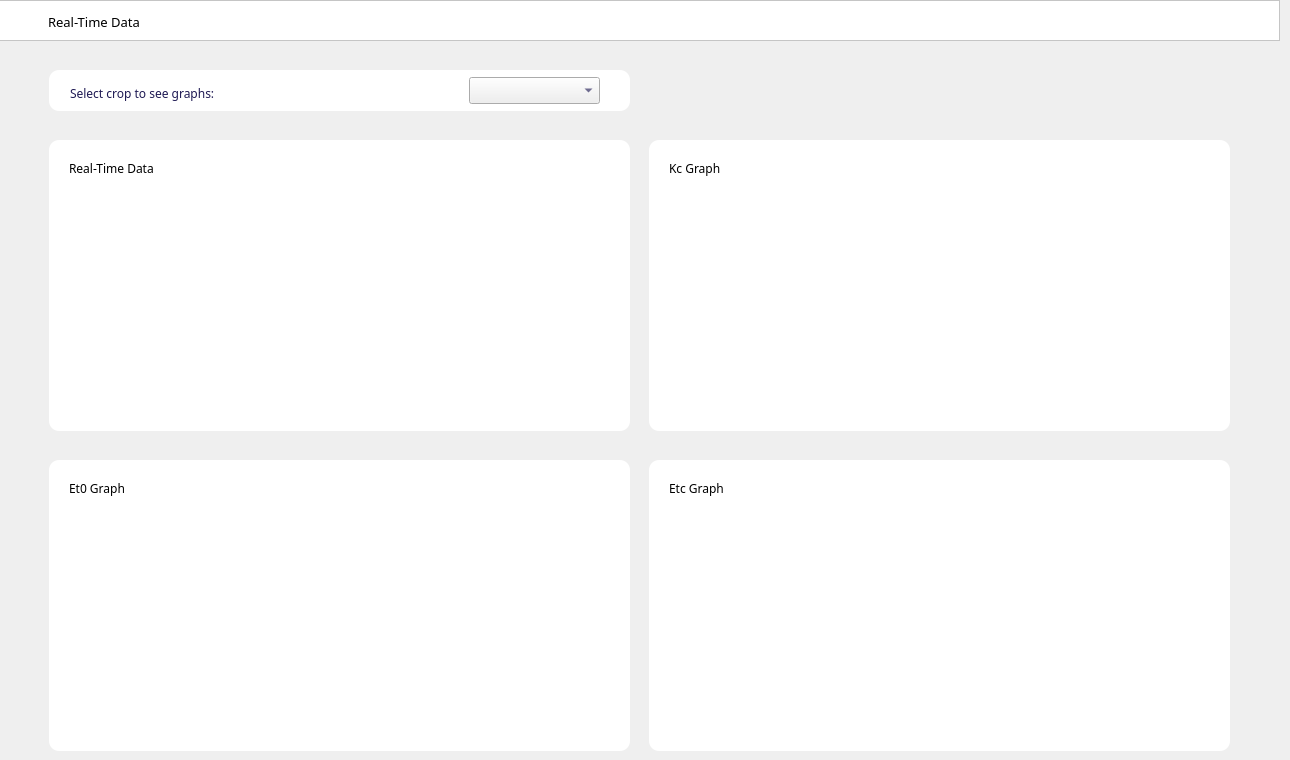
      <widget class="QWidget" name="report_page">
       <widget class="QFrame" name="frame_17">
        <property name="geometry">
         <rect>
          <x>49</x>
          <y>140</y>
          <width>581</width>
          <height>291</height>
         </rect>
        </property>
        <property name="font">
         <font>
          <pointsize>8</pointsize>
         </font>
        </property>
        <property name="styleSheet">
         <string notr="true">QFrame{
background-color: rgb(255, 255, 255);
border-radius:10px;

}</string>
        </property>
        <property name="frameShape">
         <enum>QFrame::StyledPanel</enum>
        </property>
        <property name="frameShadow">
         <enum>QFrame::Raised</enum>
        </property>
        <widget class="QLabel" name="label_41">
         <property name="geometry">
          <rect>
           <x>20</x>
           <y>20</y>
           <width>111</width>
           <height>16</height>
          </rect>
         </property>
         <property name="font">
          <font>
           <family>Poppins SemiBold</family>
           <pointsize>9</pointsize>
          </font>
         </property>
         <property name="text">
          <string>Real-Time Data</string>
         </property>
        </widget>
        <widget class="QFrame" name="frame_19">
         <property name="geometry">
          <rect>
           <x>520</x>
           <y>0</y>
           <width>61</width>
           <height>61</height>
          </rect>
         </property>
         <property name="styleSheet">
          <string notr="true">background: transparent;
background-image: url(F:/books/agriculture project/desktop app/agri/icons8-combo-chart-30.png);
background-position: center;
background-repeat: no-repeat;</string>
         </property>
         <property name="frameShape">
          <enum>QFrame::StyledPanel</enum>
         </property>
         <property name="frameShadow">
          <enum>QFrame::Raised</enum>
         </property>
        </widget>
        <widget class="QWidget" name="widget" native="true">
         <property name="geometry">
          <rect>
           <x>20</x>
           <y>70</y>
           <width>541</width>
           <height>201</height>
          </rect>
         </property>
        </widget>
        <widget class="QFrame" name="frame_20">
         <property name="geometry">
          <rect>
           <x>10</x>
           <y>60</y>
           <width>561</width>
           <height>221</height>
          </rect>
         </property>
         <property name="frameShape">
          <enum>QFrame::StyledPanel</enum>
         </property>
         <property name="frameShadow">
          <enum>QFrame::Raised</enum>
         </property>
         <widget class="QWidget" name="gridLayoutWidget_2">
          <property name="geometry">
           <rect>
            <x>-1</x>
            <y>0</y>
            <width>561</width>
            <height>221</height>
           </rect>
          </property>
          <layout class="QGridLayout" name="gridLayout_2">
           <property name="sizeConstraint">
            <enum>QLayout::SetDefaultConstraint</enum>
           </property>
           <property name="leftMargin">
            <number>0</number>
           </property>
           <property name="horizontalSpacing">
            <number>6</number>
           </property>
          </layout>
         </widget>
        </widget>
        <zorder>label_41</zorder>
        <zorder>frame_19</zorder>
        <zorder>frame_20</zorder>
        <zorder>widget</zorder>
       </widget>
       <widget class="QFrame" name="frame_21">
        <property name="geometry">
         <rect>
          <x>49</x>
          <y>70</y>
          <width>581</width>
          <height>41</height>
         </rect>
        </property>
        <property name="styleSheet">
         <string notr="true">QFrame{
background-color:rgb(255, 255, 255);
color: rgb(30, 25, 83);
border-radius:10px;
}</string>
        </property>
        <property name="frameShape">
         <enum>QFrame::StyledPanel</enum>
        </property>
        <property name="frameShadow">
         <enum>QFrame::Raised</enum>
        </property>
        <widget class="QComboBox" name="crop_data_select">
         <property name="geometry">
          <rect>
           <x>420</x>
           <y>7</y>
           <width>131</width>
           <height>27</height>
          </rect>
         </property>
         <property name="styleSheet">
          <string notr="true">color:rgb(30, 25, 83)</string>
         </property>
        </widget>
        <widget class="QLabel" name="label_49">
         <property name="geometry">
          <rect>
           <x>21</x>
           <y>13</y>
           <width>201</width>
           <height>20</height>
          </rect>
         </property>
         <property name="font">
          <font>
           <family>Poppins</family>
           <pointsize>9</pointsize>
          </font>
         </property>
         <property name="text">
          <string>Select crop to see graphs:</string>
         </property>
        </widget>
       </widget>
       <widget class="QFrame" name="frame_23">
        <property name="geometry">
         <rect>
          <x>49</x>
          <y>460</y>
          <width>581</width>
          <height>291</height>
         </rect>
        </property>
        <property name="styleSheet">
         <string notr="true">QFrame{
background-color: rgb(255, 255, 255);
border-radius:10px;

}</string>
        </property>
        <property name="frameShape">
         <enum>QFrame::StyledPanel</enum>
        </property>
        <property name="frameShadow">
         <enum>QFrame::Raised</enum>
        </property>
        <widget class="QLabel" name="label_50">
         <property name="geometry">
          <rect>
           <x>20</x>
           <y>20</y>
           <width>111</width>
           <height>16</height>
          </rect>
         </property>
         <property name="font">
          <font>
           <family>Poppins SemiBold</family>
           <pointsize>9</pointsize>
          </font>
         </property>
         <property name="text">
          <string>Et0 Graph</string>
         </property>
        </widget>
        <widget class="QFrame" name="frame_25">
         <property name="geometry">
          <rect>
           <x>520</x>
           <y>0</y>
           <width>61</width>
           <height>61</height>
          </rect>
         </property>
         <property name="styleSheet">
          <string notr="true">background: transparent;
background-image: url(F:/books/agriculture project/desktop app/agri/icons8-combo-chart-30.png);
background-position: center;
background-repeat: no-repeat;</string>
         </property>
         <property name="frameShape">
          <enum>QFrame::StyledPanel</enum>
         </property>
         <property name="frameShadow">
          <enum>QFrame::Raised</enum>
         </property>
        </widget>
        <widget class="QWidget" name="widget_3" native="true">
         <property name="geometry">
          <rect>
           <x>20</x>
           <y>70</y>
           <width>541</width>
           <height>201</height>
          </rect>
         </property>
        </widget>
        <widget class="QFrame" name="frame_22">
         <property name="geometry">
          <rect>
           <x>10</x>
           <y>60</y>
           <width>561</width>
           <height>221</height>
          </rect>
         </property>
         <property name="frameShape">
          <enum>QFrame::StyledPanel</enum>
         </property>
         <property name="frameShadow">
          <enum>QFrame::Raised</enum>
         </property>
         <widget class="QWidget" name="gridLayoutWidget_3">
          <property name="geometry">
           <rect>
            <x>-1</x>
            <y>0</y>
            <width>561</width>
            <height>221</height>
           </rect>
          </property>
          <layout class="QGridLayout" name="gridLayout_3">
           <property name="sizeConstraint">
            <enum>QLayout::SetDefaultConstraint</enum>
           </property>
           <property name="leftMargin">
            <number>0</number>
           </property>
           <property name="horizontalSpacing">
            <number>6</number>
           </property>
          </layout>
         </widget>
        </widget>
        <zorder>label_50</zorder>
        <zorder>frame_25</zorder>
        <zorder>frame_22</zorder>
        <zorder>widget_3</zorder>
       </widget>
       <widget class="QFrame" name="frame_26">
        <property name="geometry">
         <rect>
          <x>649</x>
          <y>140</y>
          <width>581</width>
          <height>291</height>
         </rect>
        </property>
        <property name="styleSheet">
         <string notr="true">QFrame{
background-color: rgb(255, 255, 255);
border-radius:10px;

}</string>
        </property>
        <property name="frameShape">
         <enum>QFrame::StyledPanel</enum>
        </property>
        <property name="frameShadow">
         <enum>QFrame::Raised</enum>
        </property>
        <widget class="QLabel" name="label_51">
         <property name="geometry">
          <rect>
           <x>20</x>
           <y>20</y>
           <width>111</width>
           <height>16</height>
          </rect>
         </property>
         <property name="font">
          <font>
           <family>Poppins SemiBold</family>
           <pointsize>9</pointsize>
          </font>
         </property>
         <property name="text">
          <string>Kc Graph</string>
         </property>
        </widget>
        <widget class="QFrame" name="frame_28">
         <property name="geometry">
          <rect>
           <x>520</x>
           <y>0</y>
           <width>61</width>
           <height>61</height>
          </rect>
         </property>
         <property name="styleSheet">
          <string notr="true">background: transparent;
background-image: url(F:/books/agriculture project/desktop app/agri/icons8-combo-chart-30.png);
background-position: center;
background-repeat: no-repeat;</string>
         </property>
         <property name="frameShape">
          <enum>QFrame::StyledPanel</enum>
         </property>
         <property name="frameShadow">
          <enum>QFrame::Raised</enum>
         </property>
        </widget>
        <widget class="QWidget" name="widget_2" native="true">
         <property name="geometry">
          <rect>
           <x>20</x>
           <y>70</y>
           <width>541</width>
           <height>201</height>
          </rect>
         </property>
        </widget>
        <widget class="QFrame" name="frame_24">
         <property name="geometry">
          <rect>
           <x>10</x>
           <y>60</y>
           <width>561</width>
           <height>221</height>
          </rect>
         </property>
         <property name="frameShape">
          <enum>QFrame::StyledPanel</enum>
         </property>
         <property name="frameShadow">
          <enum>QFrame::Raised</enum>
         </property>
         <widget class="QWidget" name="gridLayoutWidget_4">
          <property name="geometry">
           <rect>
            <x>-1</x>
            <y>0</y>
            <width>561</width>
            <height>221</height>
           </rect>
          </property>
          <layout class="QGridLayout" name="gridLayout_4">
           <property name="sizeConstraint">
            <enum>QLayout::SetDefaultConstraint</enum>
           </property>
           <property name="leftMargin">
            <number>0</number>
           </property>
           <property name="horizontalSpacing">
            <number>6</number>
           </property>
          </layout>
         </widget>
        </widget>
        <zorder>label_51</zorder>
        <zorder>frame_28</zorder>
        <zorder>frame_24</zorder>
        <zorder>widget_2</zorder>
       </widget>
       <widget class="QFrame" name="frame_29">
        <property name="geometry">
         <rect>
          <x>649</x>
          <y>460</y>
          <width>581</width>
          <height>291</height>
         </rect>
        </property>
        <property name="styleSheet">
         <string notr="true">QFrame{
background-color: rgb(255, 255, 255);
border-radius:10px;

}</string>
        </property>
        <property name="frameShape">
         <enum>QFrame::StyledPanel</enum>
        </property>
        <property name="frameShadow">
         <enum>QFrame::Raised</enum>
        </property>
        <widget class="QLabel" name="label_52">
         <property name="geometry">
          <rect>
           <x>20</x>
           <y>20</y>
           <width>111</width>
           <height>16</height>
          </rect>
         </property>
         <property name="font">
          <font>
           <family>Poppins SemiBold</family>
           <pointsize>9</pointsize>
          </font>
         </property>
         <property name="text">
          <string>Etc Graph</string>
         </property>
        </widget>
        <widget class="QFrame" name="frame_30">
         <property name="geometry">
          <rect>
           <x>520</x>
           <y>0</y>
           <width>61</width>
           <height>61</height>
          </rect>
         </property>
         <property name="styleSheet">
          <string notr="true">background: transparent;
background-image: url(F:/books/agriculture project/desktop app/agri/icons8-combo-chart-30.png);
background-position: center;
background-repeat: no-repeat;</string>
         </property>
         <property name="frameShape">
          <enum>QFrame::StyledPanel</enum>
         </property>
         <property name="frameShadow">
          <enum>QFrame::Raised</enum>
         </property>
        </widget>
        <widget class="QWidget" name="widget_4" native="true">
         <property name="geometry">
          <rect>
           <x>20</x>
           <y>70</y>
           <width>541</width>
           <height>201</height>
          </rect>
         </property>
        </widget>
        <widget class="QFrame" name="frame_27">
         <property name="geometry">
          <rect>
           <x>10</x>
           <y>60</y>
           <width>561</width>
           <height>221</height>
          </rect>
         </property>
         <property name="frameShape">
          <enum>QFrame::StyledPanel</enum>
         </property>
         <property name="frameShadow">
          <enum>QFrame::Raised</enum>
         </property>
         <widget class="QWidget" name="gridLayoutWidget_5">
          <property name="geometry">
           <rect>
            <x>-1</x>
            <y>0</y>
            <width>561</width>
            <height>221</height>
           </rect>
          </property>
          <layout class="QGridLayout" name="gridLayout_5">
           <property name="sizeConstraint">
            <enum>QLayout::SetDefaultConstraint</enum>
           </property>
           <property name="leftMargin">
            <number>0</number>
           </property>
           <property name="horizontalSpacing">
            <number>6</number>
           </property>
          </layout>
         </widget>
        </widget>
        <zorder>label_52</zorder>
        <zorder>frame_30</zorder>
        <zorder>frame_27</zorder>
        <zorder>widget_4</zorder>
       </widget>
       <widget class="QFrame" name="frame_32">
        <property name="geometry">
         <rect>
          <x>-1</x>
          <y>0</y>
          <width>1281</width>
          <height>41</height>
         </rect>
        </property>
        <property name="styleSheet">
         <string notr="true">QFrame{
background-color:rgb(255, 255, 255);

}</string>
        </property>
        <property name="frameShape">
         <enum>QFrame::StyledPanel</enum>
        </property>
        <property name="frameShadow">
         <enum>QFrame::Raised</enum>
        </property>
        <widget class="QLabel" name="label_48">
         <property name="geometry">
          <rect>
           <x>49</x>
           <y>14</y>
           <width>111</width>
           <height>16</height>
          </rect>
         </property>
         <property name="font">
          <font>
           <family>Poppins SemiBold</family>
           <pointsize>10</pointsize>
          </font>
         </property>
         <property name="text">
          <string>Real-Time Data</string>
         </property>
        </widget>
       </widget>
      </widget>
